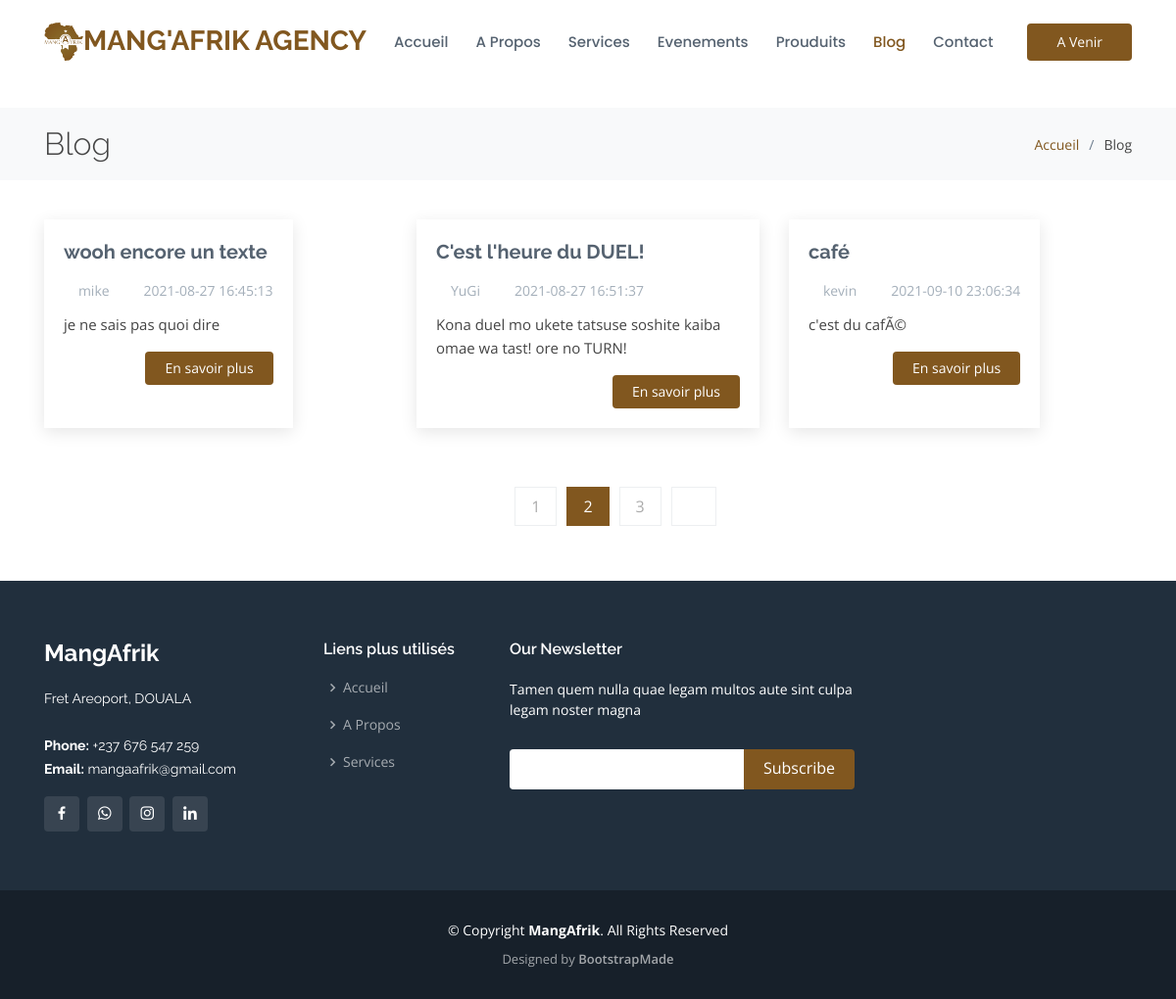
Screenshot of /blog.php with the database file from the repository.
### tables this page shows
CREATE TABLE IF NOT EXISTS `article` (
  `id` int(50) UNSIGNED NOT NULL AUTO_INCREMENT,
  `image` longblob NOT NULL,
  `titre` varchar(100) NOT NULL,
  `nom` varchar(30) NOT NULL,
  `date` datetime NOT NULL DEFAULT CURRENT_TIMESTAMP,
  `texte` varchar(500) NOT NULL,
  PRIMARY KEY (`id`)
);

### blog.php (the view, shortened to what this page needs)
<?php
  include("connection.php");
          $index=$connection->prepare("SELECT COUNT(id) FROM article");
        $index->execute();
        $tab2=$index->fetchAll();
        $index2=$connection->prepare("SELECT id FROM `article` WHERE 1");
        $index2->execute();
        $tab3=$index2->fetchAll();
        $counter = $tab2[0][0];
?>
<!DOCTYPE html>
<html lang="en">
<head>
  <link href="assets/vendor/bootstrap/css/bootstrap.min.css" rel="stylesheet">
  <link href="assets/vendor/icofont/icofont.min.css" rel="stylesheet">
  <link href="assets/vendor/boxicons/css/boxicons.min.css" rel="stylesheet">
  <link href="assets/vendor/animate.css/animate.min.css" rel="stylesheet">
  <link href="assets/vendor/remixicon/remixicon.css" rel="stylesheet">
  <link href="assets/vendor/venobox/venobox.css" rel="stylesheet">
  <link href="assets/vendor/owl.carousel/assets/owl.carousel.min.css" rel="stylesheet">
  <link href="assets/css/style.css" rel="stylesheet">
</head>
<body>
  <header id="header" class="fixed-top ">
    <div class="container d-flex align-items-center">
      <h1 class="logo"><a href="index.html"><img src="assets/img/favicon.png">Mang'Afrik Agency</a></h1>
      <nav class="nav-menu d-none d-lg-block">
        <ul>
          <li><a href="index.html">Accueil</a></li>
          <li><a href="about.html">A Propos</a>
          </li>
          <li><a href="services.html">Services</a></li>
          <li><a href="portfolio.html">Evenements</a></li>
          <li><a href="pricing.html">Prouduits</a></li>
          <li class="active"><a href="blog.html">Blog</a></li>
          <li><a href="contact.html">Contact</a></li>
        </ul>
      </nav>
      <a href="index.html" class="get-started-btn ml-auto">A Venir</a>
    </div>
  </header>
  <main id="main">
    <section id="breadcrumbs" class="breadcrumbs">
      <div class="container">
        <div class="d-flex justify-content-between align-items-center">
          <h2>Blog</h2>
          <ol>
            <li><a href="index.html">Accueil</a></li>
            <li>Blog</li>
          </ol>
        </div>
      </div>
    </section>
    <section id="blog" class="blog">
      <div class="container">
        <div class="row">
          <?php for ($i=0; $i <= $counter-1; $i++) {
                  $req=$connection->prepare("SELECT * from article where id=? limit 1");
                  $req->setFetchMode(PDO::FETCH_ASSOC);
                  $req->execute(array($tab3[$i][0]));
                  $tab=$req->fetchAll();
                ?>
          <div class="col-lg-4  col-md-6 d-flex align-items-stretch" data-aos="fade-up">
            <article class="entry">
              <h2 class="entry-title">
                <a href="blog-single.php"><?php echo $tab[0]["titre"]?></a>
              </h2>
              <div class="entry-meta">
                <ul>
                  <li class="d-flex align-items-center"><i class="icofont-user"></i> <a href="blog-single.php"><?php echo $tab[0]["nom"]?></a></li>
                  <li class="d-flex align-items-center"><i class="icofont-wall-clock"></i> <a href="blog-single.php"><time datetime="2020-01-01"><?php echo $tab[0]["date"]?></time></a></li>
                </ul>
              </div>
              <div class="entry-content">
                <p>
                  <?php echo $tab[0]["texte"]?>
                </p>
                <div class="read-more">
                  <a href="blog-single.php">En savoir plus</a>
                </div>
              </div>
          </div>
          <?php
        }
        ?>
        </div>
        <div class="blog-pagination" data-aos="fade-up">
          <ul class="justify-content-center">
            <li class="disabled"><i class="icofont-rounded-left"></i></li>
            <li><a href="#">1</a></li>
            <li class="active"><a href="#">2</a></li>
            <li><a href="#">3</a></li>
            <li><a href="#"><i class="icofont-rounded-right"></i></a></li>
          </ul>
        </div>
      </div>
    </section>
  </main>
  <footer id="footer">
    <div class="footer-top">
      <div class="container">
        <div class="row">
          <div class="col-lg-3 col-md-6">
            <div class="footer-info">
              <h3>MangAfrik</h3>
              <p>
                Fret Areoport, DOUALA<br><br>
                <strong>Phone:</strong> +237 676 547 259<br>
                <strong>Email:</strong> mangaafrik@gmail.com<br>
              </p>
              <div class="social-links mt-3">
                <a href="https://www.facebook.com/MangAfrikAgency" class="facebook"><i class="bx bxl-facebook"></i></a>
                <a href="#" class="whatsapp"><i class="bx bxl-whatsapp"></i></a>
                <a href="https://www.instagram.com/mangafrikagency/" class="instagram"><i class="bx bxl-instagram"></i></a>
                <a href="https://www.linkedin.com/company/mangafrikagency/" class="linkedin"><i class="bx bxl-linkedin"></i></a>
              </div>
            </div>
          </div>
          <div class="col-lg-2 col-md-6 footer-links">
            <h4>Liens plus utilisés</h4>
            <ul>
              <li><i class="bx bx-chevron-right"></i> <a href="index.html">Accueil</a></li>
              <li><i class="bx bx-chevron-right"></i> <a href="about.html">A Propos</a></li>
              <li><i class="bx bx-chevron-right"></i> <a href="services.html">Services</a></li>
            </ul>
          </div>
          <div class="col-lg-4 col-md-6 footer-newsletter">
            <h4>Our Newsletter</h4>
            <p>Tamen quem nulla quae legam multos aute sint culpa legam noster magna</p>
            <form action="" method="post">
              <input type="email" name="email"><input type="submit" value="Subscribe">
            </form>
          </div>
        </div>
      </div>
    </div>
    <div class="container container-footer">
      <div class="copyright">
        &copy; Copyright <strong><span>MangAfrik</span></strong>. All Rights Reserved
      </div>
      <div class="credits">
        Designed by <a href="https://bootstrapmade.com/">BootstrapMade</a>
      </div>
    </div>
  </footer>
</body>
</html>

### rows the page displays
article: titre "wooh encore un texte", nom "mike", date "2021-08-27 16:45:13", texte "je ne sais pas quoi dire"
article: titre "C'est l'heure du DUEL!", nom "YuGi", date "2021-08-27 16:51:37", texte "Kona duel mo ukete tatsuse soshite kaiba omae wa tast! ore no TURN!"
article: titre "café", nom "kevin", date "2021-09-10 23:06:34", texte "c'est du cafÃ©"
